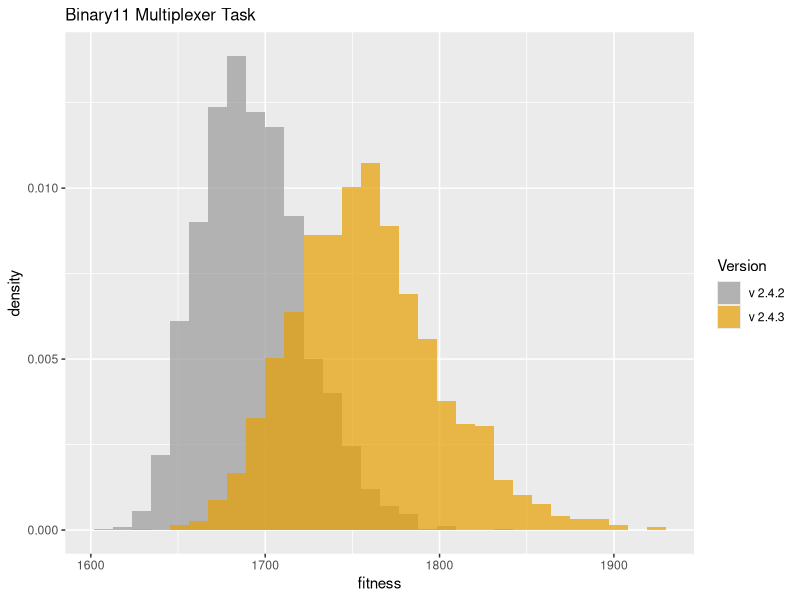
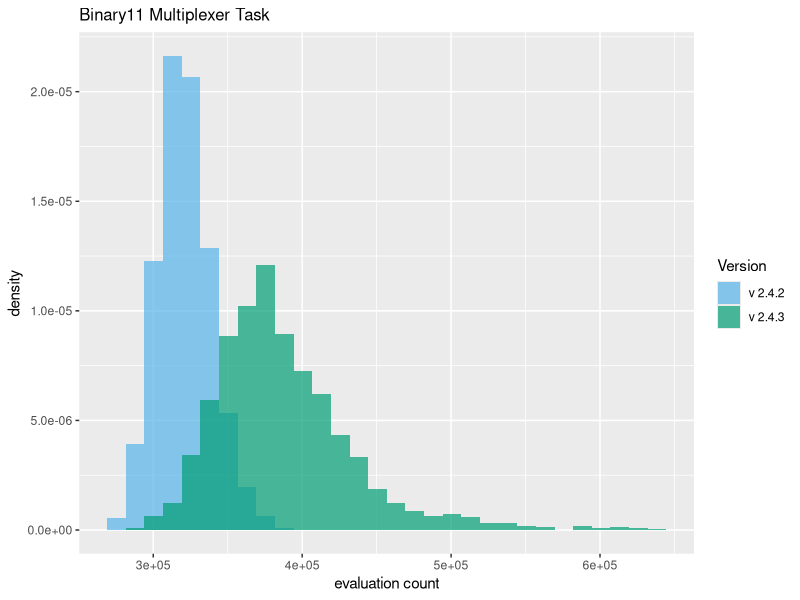
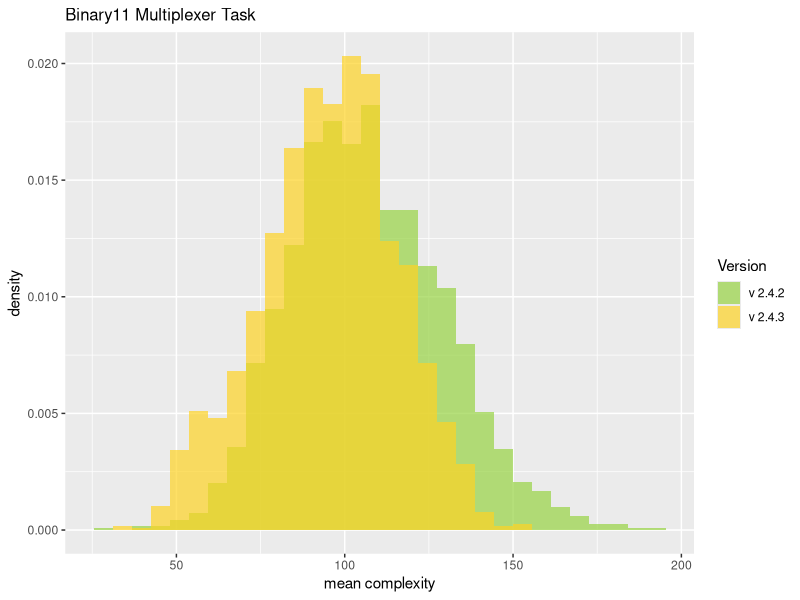

Write the R code that produced these figures, in order.
library("ggplot2")
setwd("D:/home/websites/sharpneat-web/public/releases/sharpneat-2-4-3")

# A colourblind friendly palette.
cbPalette <- c("#999999", "#E69F00", "#56B4E9", "#009E73", "#F0E442", "#0072B2", "#D55E00", "#CC79A7")
cbPaletteB <- c("#56B4E9", "#009E73", "#F0E442", "#0072B2", "#D55E00","#CC79A7", "#999999", "#E69F00")
cbPaletteC <- c("#97d343", "#fed325")

# Load two data frames
dat1 <- read.table("binary11-samples-v2-4-2-mon.csv", sep=",", head=TRUE)
dat2 <- read.table("binary11-samples-v2-4-3.csv", sep=",", head=TRUE)

# Combine the two dataframes into one.
# First create a new column in each.
dat1$ver <- 'v242'
dat2$ver <- 'v243'

# and combine into a new data frame.
dat <- rbind(dat1, dat2)

# Plot two overlaid histograms, one for each of the two dataframes
p1 = ggplot(dat, aes(bestfitness, fill = ver )) + 
   geom_histogram(alpha = 0.7, aes(y = ..density..), position = 'identity') +
   scale_fill_manual(values=cbPalette, name='Version', labels=c('v 2.4.2','v 2.4.3')) +
   labs(x='fitness') + 
   ggtitle("Binary11 Multiplexer Task") +
   theme(plot.title = element_text(size = 12))

ggsave(filename="binary11-bestfitness-v242-v243-hist.png", plot=p1, height=4, width=8, units="in", dpi=100)

# Eval count.
p2 = ggplot(dat, aes(evalcount, fill = ver )) + 
   geom_histogram(alpha = 0.7, aes(y = ..density..), position = 'identity') +
   scale_fill_manual(values=cbPaletteB, name='Version', labels=c('v 2.4.2','v 2.4.3')) +
   labs(x='evaluation count') + 
   ggtitle("Binary11 Multiplexer Task") +
   theme(plot.title = element_text(size = 12))

ggsave(filename="binary11-evalcount-v242-v243-hist.png", plot=p2, height=4, width=8, units="in", dpi=100)

# Mean complexity.
p2 = ggplot(dat, aes(meancomplexity, fill = ver )) + 
   geom_histogram(alpha = 0.7, aes(y = ..density..), position = 'identity') +
   scale_fill_manual(values=cbPaletteC, name='Version', labels=c('v 2.4.2','v 2.4.3')) +
   labs(x='mean complexity') + 
   ggtitle("Binary11 Multiplexer Task") +
   theme(plot.title = element_text(size = 12))

ggsave(filename="binary11-meancomplexity-v242-v243-hist.png", plot=p2, height=4, width=8, units="in", dpi=100)

